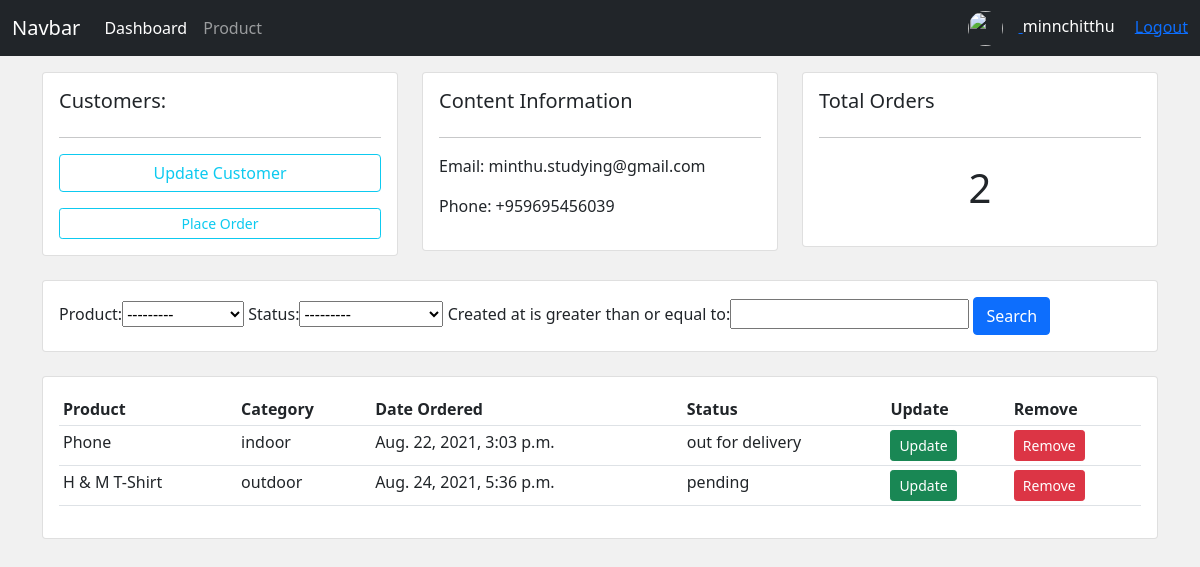
The app's page /customers/1 (signed in) with its own data.
### accounts/models.py (models this page shows, shortened)
class Customer(models.Model):
    user=models.OneToOneField(User,on_delete=CASCADE,null=True)
    profile_pic=models.ImageField(null=True,blank=True,upload_to='static/profiles',default='static/profiles/default.png')
    email=models.EmailField(max_length=200,null=True)
    phone=models.CharField(max_length=200,null=True)
    created_at=models.DateTimeField(auto_now_add=True)

class Order(models.Model):
    status=(
        ('pending','Pending'),
        ('out for delivery','Out For Delivery'),
        ('delivered','Delivered')
    )
    customer=models.ForeignKey(Customer,null=True,on_delete=SET_NULL)
    product=models.ForeignKey(Product,null=True,on_delete=SET_NULL)
    created_at=models.DateTimeField(auto_now_add=True)
    status=models.CharField(max_length=200,null=True,choices=status)

class Product(models.Model):
    category=(
        ('indoor','In Door'),
        ('outdoor','Out Door')
    )
    name=models.CharField(max_length=200,null=True)
    price=models.FloatField(null=True)
    category=models.CharField(max_length=200,null=True,choices=category)
    description=models.CharField(max_length=200,null=True,blank=True)
    created_at=models.DateTimeField(auto_now_add=True)
    tags=models.ManyToManyField(Tag)
    def __str__(self):
        return self.name

### accounts/decorators.py (the view)
        def wrapper(request,*args, **kwargs):
            if request.user.groups.first().name in roles:
                return views_fun(request,*args,**kwargs)
            else:
                return HttpResponse('You are not authorized this page.',request)

### accounts/views.py (called while the page is built)
@login_required(login_url='/login')
@allowed_roles(roles=['admin'])
def customers(request,id):
    customer=Customer.objects.get(id=id)
    orders=customer.order_set.all()
    orders_count=orders.count()
    filterObj=OrderFilter(request.GET,queryset=orders)
    orders=filterObj.qs
    return render(request,'accounts/customers.html',{
        'customer': customer,
        'orders': orders,
        'orders_count': orders_count,
        'filterObj': filterObj,
    })

### accounts/templates/accounts/customers.html
{% extends "accounts/master.html" %}
{% block content %}
<div class="row">
    <div class="col-md">
        <div class="card card-body">
            <h5>Customers:</h5>
            <hr>
            <a class="btn btn-outline-info btn-sm-btn-block" href="">Update Customer</a>
            <a class="btn btn-outline-info mt-3 btn-sm btn-block" href="{% url 'order.create' customer.id %}">Place Order</a>
        </div>
    </div>
    <div class="col-md">
        <div class="card card-body">
            <h5>Content Information</h5>
            <hr>
            <p>Email: {{customer.email}}</p>
            <P>Phone: {{customer.phone}}</p>
        </div>
    </div>
    <div class="col-md">
        <div class="card card-body">
            <h5>Total Orders</h5>
            <hr>
            <h1 style="text-align: center;padding: 10px">{{orders_count}}</h1>
        </div>
    </div>
</div>
<br>
<div class="row">
    <div class="col">
        <div class="card card-body">
            <form method="get">
                {{filterObj.form}}
                <button class="btn btn-primary" type="submit">Search</button>
            </form>
        </div>
    </div>
</div>
<br>
<div class="row">
    <div class="col-md">
        <div class="card card-body">
            <table class="table table-sm">
                <tr>
                    <th>Product</th>
                    <th>Category</th>
                    <th>Date Ordered</th>
                    <th>Status</th>
                    <th>Update</th>
                    <th>Remove</th>
                </tr>
                {% for order in orders  %}
                <tr>
                    <td>{{order.product.name}}</td>
                    <td>{{order.product.category}}</td>
                    <td>{{order.created_at}}</td>
                    <td>{{order.status}}</td>
                    <th><a href="{% url 'order.update' order.id %}" class="btn btn-success btn-sm">Update</a></th>
                    <th><a href="{% url 'order.delete' order.id %}" class="btn btn-danger btn-sm">Remove</a></th>
                </tr>
                {% endfor %}
            </table>
        </div>
    </div>
</div>
{% endblock content %}

### accounts/templates/accounts/components/navbar.html (shortened to what this page needs)
<nav class="navbar navbar-expand-lg navbar-dark bg-dark">
  <div class="container-fluid">
    <a class="navbar-brand" href="#">Navbar</a>
    <div class="collapse navbar-collapse" id="navbarNav">
      <ul class="navbar-nav">
      {% if request.user.is_staff %}
        <li class="nav-item">
          <a class="nav-link active" aria-current="page" href="{% url 'dashboard' %}">Dashboard</a>
        </li>
        <li class="nav-item">
          <a class="nav-link" href="{% url 'product' %}">Product</a>
        </li>
      {% else %}
        <li class="nav-item">
          <a class="nav-link" href="{% url 'customer.customer_profile' %}">Profile</a>
        </li>
      {% endif %}
      </ul>
    </div>
    {% if request.user.is_authenticated %}
    <div>
      <a href="{% url 'customer.customer_profile_setting' %}">
        <img src="/{{request.user.customer.profile_pic}}" alt="" width="35px" height="35px" style="border-radius:50%" class="me-3">
      </a>
      <span class='text-white me-3'>{{request.user.username}}</span>
      <a href="{% url 'logout' %}">Logout</a>
    </div>
    {% else %}
    <div>
      <a href="{% url 'register' %}" class="me-3">Register</a>
      <a href="{% url 'logout' %}">Login</a>
    </div>
    {% endif %}
  </div>
</nav>

### accounts/static/accounts/CSS/style.css (style rules this page uses)
body { background-color: #f1f1f1; }

### records on screen
Customer: email "minthu.studying@gmail.com", phone "+959695456039"
Order: product.name "Phone", product.category "indoor", created_at "Aug. 22, 2021, 3:03 p.m.", status "out for delivery"
Order: product.name "H & M T-Shirt", product.category "outdoor", created_at "Aug. 24, 2021, 5:36 p.m.", status "pending"

### other values on screen
{{ request.user.username }} "minnchitthu"
{{ orders_count }} "2"
